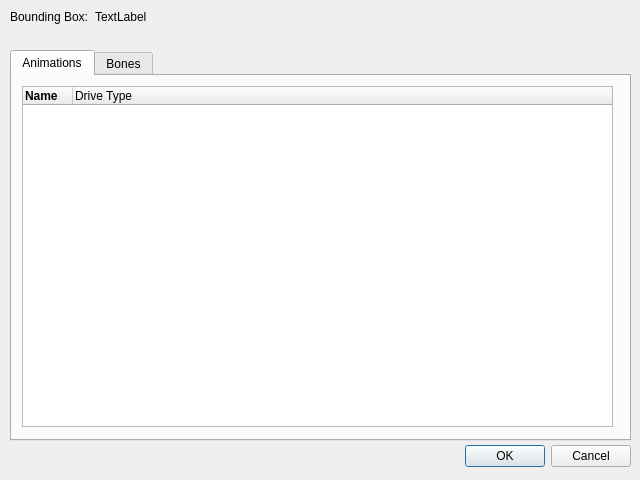
<?xml version="1.0" encoding="UTF-8"?>
<ui version="4.0">
 <class>MeshDialog</class>
 <widget class="QDialog" name="MeshDialog">
  <property name="geometry">
   <rect>
    <x>0</x>
    <y>0</y>
    <width>640</width>
    <height>480</height>
   </rect>
  </property>
  <property name="windowTitle">
   <string>Dialog</string>
  </property>
  <widget class="QDialogButtonBox" name="buttonBox">
   <property name="geometry">
    <rect>
     <x>10</x>
     <y>440</y>
     <width>621</width>
     <height>32</height>
    </rect>
   </property>
   <property name="orientation">
    <enum>Qt::Horizontal</enum>
   </property>
   <property name="standardButtons">
    <set>QDialogButtonBox::Cancel|QDialogButtonBox::Ok</set>
   </property>
  </widget>
  <widget class="QWidget" name="formLayoutWidget">
   <property name="geometry">
    <rect>
     <x>10</x>
     <y>10</y>
     <width>611</width>
     <height>31</height>
    </rect>
   </property>
   <layout class="QFormLayout" name="formLayout">
    <item row="0" column="0">
     <widget class="QLabel" name="label">
      <property name="text">
       <string>Bounding Box:</string>
      </property>
     </widget>
    </item>
    <item row="0" column="1">
     <widget class="QLabel" name="boundingBox">
      <property name="text">
       <string>TextLabel</string>
      </property>
     </widget>
    </item>
   </layout>
  </widget>
  <widget class="QTabWidget" name="tabWidget">
   <property name="geometry">
    <rect>
     <x>10</x>
     <y>50</y>
     <width>621</width>
     <height>391</height>
    </rect>
   </property>
   <property name="currentIndex">
    <number>0</number>
   </property>
   <widget class="QWidget" name="tab">
    <attribute name="title">
     <string>Animations</string>
    </attribute>
    <widget class="QTreeWidget" name="animationTree">
     <property name="geometry">
      <rect>
       <x>10</x>
       <y>10</y>
       <width>591</width>
       <height>341</height>
      </rect>
     </property>
     <property name="alternatingRowColors">
      <bool>true</bool>
     </property>
     <property name="indentation">
      <number>0</number>
     </property>
     <property name="itemsExpandable">
      <bool>false</bool>
     </property>
     <attribute name="headerCascadingSectionResizes">
      <bool>false</bool>
     </attribute>
     <attribute name="headerDefaultSectionSize">
      <number>50</number>
     </attribute>
     <attribute name="headerHighlightSections">
      <bool>false</bool>
     </attribute>
     <attribute name="headerShowSortIndicator" stdset="0">
      <bool>false</bool>
     </attribute>
     <attribute name="headerStretchLastSection">
      <bool>true</bool>
     </attribute>
     <attribute name="headerCascadingSectionResizes">
      <bool>false</bool>
     </attribute>
     <attribute name="headerDefaultSectionSize">
      <number>50</number>
     </attribute>
     <attribute name="headerShowSortIndicator" stdset="0">
      <bool>false</bool>
     </attribute>
     <attribute name="headerHighlightSections">
      <bool>false</bool>
     </attribute>
     <attribute name="headerStretchLastSection">
      <bool>true</bool>
     </attribute>
     <column>
      <property name="text">
       <string>Name</string>
      </property>
      <property name="font">
       <font>
        <weight>75</weight>
        <bold>true</bold>
       </font>
      </property>
     </column>
     <column>
      <property name="text">
       <string>Drive Type</string>
      </property>
     </column>
    </widget>
   </widget>
   <widget class="QWidget" name="tab_2">
    <attribute name="title">
     <string>Bones</string>
    </attribute>
    <widget class="QTreeWidget" name="boneTree">
     <property name="geometry">
      <rect>
       <x>10</x>
       <y>10</y>
       <width>601</width>
       <height>351</height>
      </rect>
     </property>
     <property name="sizePolicy">
      <sizepolicy hsizetype="Expanding" vsizetype="Expanding">
       <horstretch>0</horstretch>
       <verstretch>0</verstretch>
      </sizepolicy>
     </property>
     <property name="frameShape">
      <enum>QFrame::StyledPanel</enum>
     </property>
     <property name="editTriggers">
      <set>QAbstractItemView::NoEditTriggers</set>
     </property>
     <property name="alternatingRowColors">
      <bool>true</bool>
     </property>
     <property name="columnCount">
      <number>2</number>
     </property>
     <column>
      <property name="text">
       <string notr="true">1</string>
      </property>
     </column>
     <column>
      <property name="text">
       <string notr="true">2</string>
      </property>
     </column>
    </widget>
   </widget>
  </widget>
 </widget>
 <resources/>
 <connections>
  <connection>
   <sender>buttonBox</sender>
   <signal>accepted()</signal>
   <receiver>MeshDialog</receiver>
   <slot>accept()</slot>
   <hints>
    <hint type="sourcelabel">
     <x>248</x>
     <y>254</y>
    </hint>
    <hint type="destinationlabel">
     <x>157</x>
     <y>274</y>
    </hint>
   </hints>
  </connection>
  <connection>
   <sender>buttonBox</sender>
   <signal>rejected()</signal>
   <receiver>MeshDialog</receiver>
   <slot>reject()</slot>
   <hints>
    <hint type="sourcelabel">
     <x>316</x>
     <y>260</y>
    </hint>
    <hint type="destinationlabel">
     <x>286</x>
     <y>274</y>
    </hint>
   </hints>
  </connection>
 </connections>
</ui>
